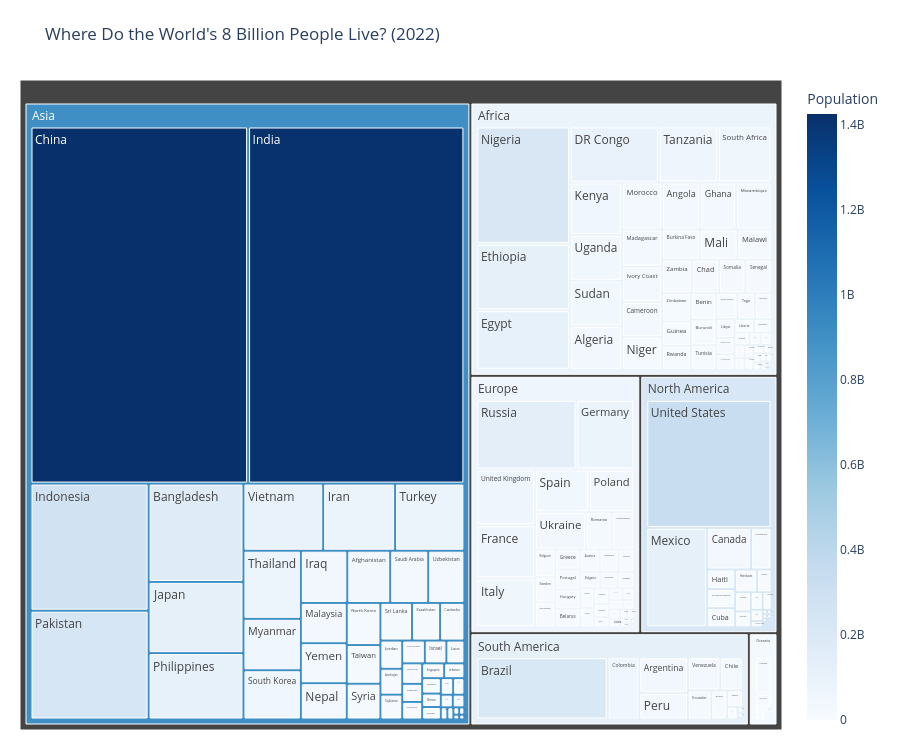

Notebook cell for this chart:
### Markdown cell above
**Chart choice & justification:** *Which chart did you choose, and why? Justify design choices.

I chose a treemap because it effectively displays hierarchical population data at two levels: continents and individual countries. Each continent is represented as a larger section, with individual countries nested inside it. The size of each rectangle represents its share of the 2022 world population. This makes it easy to compare population distribution across continents and identify the countries with the largest populations. The interactive features also allow users to explore individual countries and view their population figures.

### Code cell
import plotly.express as px

df_2022 = df_long[df_long['Year'] == 2022].copy()

fig = px.treemap(
    df_2022,
    path=['Continent', 'Country'],
    values='Population',
    color='Population',
    color_continuous_scale='Blues',
    hover_data={
        'Population': ':,'
    },
    title="Where Do the World's 8 Billion People Live? (2022)"
)

fig.update_layout(
    height=750,
    title_x=0.05,
    margin=dict(t=80, l=20, r=20, b=20)
)

fig.show()

### Figure 1 — Plotly figure (JSON) as saved in the notebook; plotly's stock layout.template omitted (floating-point values rounded to 4 significant figures; data arrays with more than 128 entries replaced by an {"elided": "..."} marker saying what was removed)
{"data": [{"branchvalues": "total", "customdata": {"elided": "240x1 float values"}, "domain": {"x": [0, 1], "y": [0, 1]}, "hovertemplate": "labels=%{label}<br>Population_sum=%{value}<br>parent=%{parent}<br>id=%{id}<br>Population=%{color:,}<extra></extra>", "ids": {"elided": "240 str values"}, "labels": {"elided": "240 str values"}, "marker": {"coloraxis": "coloraxis", "colors": {"elided": "240 float values"}}, "name": "", "parents": {"elided": "240 str values"}, "type": "treemap", "values": {"elided": "240 float values"}}], "layout": {"coloraxis": {"autocolorscale": false, "colorbar": {"title": {"text": "Population"}}, "colorscale": [[0, "rgb(247,251,255)"], [0.125, "rgb(222,235,247)"], [0.25, "rgb(198,219,239)"], [0.375, "rgb(158,202,225)"], [0.5, "rgb(107,174,214)"], [0.625, "rgb(66,146,198)"], [0.75, "rgb(33,113,181)"], [0.875, "rgb(8,81,156)"], [1, "rgb(8,48,107)"]]}, "height": 750, "legend": {"tracegroupgap": 0}, "margin": {"b": 20, "l": 20, "r": 20, "t": 80}, "title": {"text": "Where Do the World's 8 Billion People Live? (2022)", "x": 0.05}}}
